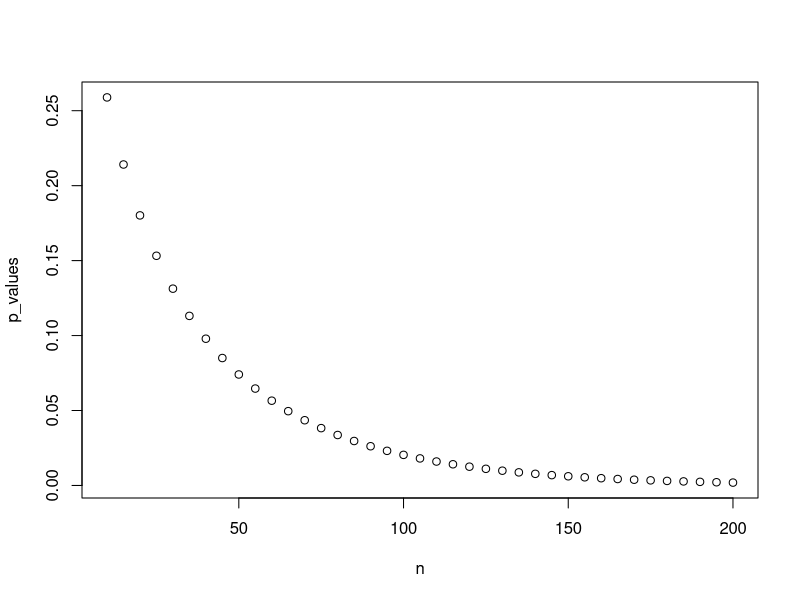

Source code (R):
## ---- chunk 1
# Code for Question 1 goes here

z_score <- (955-1000)/sqrt(220^2/50)

## ---- chunk 2
# Code for Question 2 goes here

n <- seq(10, 200, by= 5)
z_scores <- (955-1000)/sqrt(220^2/n)
p_values <- pnorm(z_scores)

plot(n, p_values)

## ---- chunk 3
# Code for Question 3 goes here
n <- 100



## ---- chunk 4
# Code for Question 4 goes here
sample_mean <- 955


## ---- chunk 5
# Code for Question 5 goes here


## ---- chunk 6
# Code for Question 6 goes here


